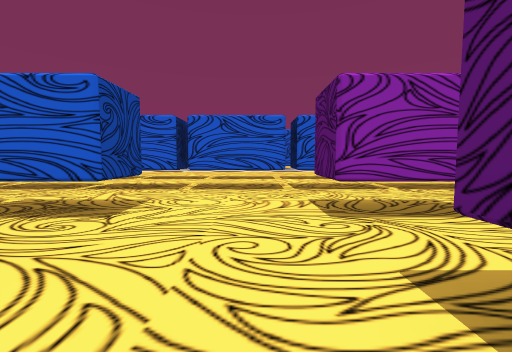
view 1 (above)

17 first-person views from a walk through a Unity game level. The camera is 0.38 m above the floor, tilts 4° down and sees 90° across. The floor is counted in squares, 0.5 m on a side. Each view is taken from the middle of a square. On the plan, view 1 faces up. The plan holds only what a view shows up to about 9 squares ahead; the rest is blank. The place goes on beyond the plan.

view 2
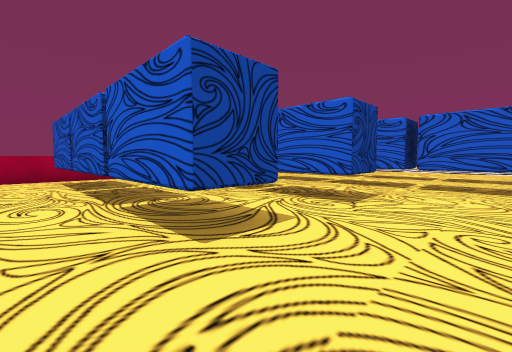

view 3
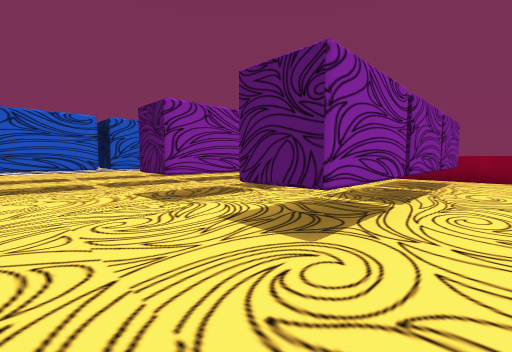

view 4
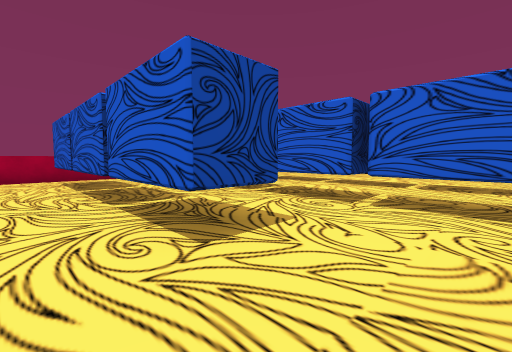

view 5
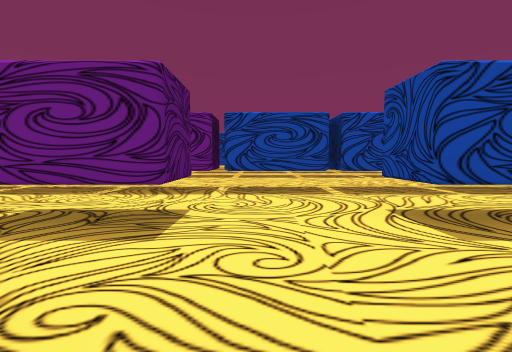

view 6
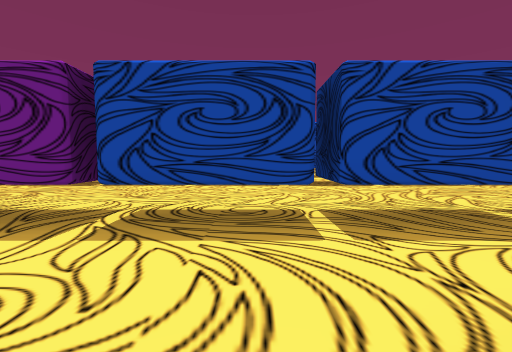

view 7
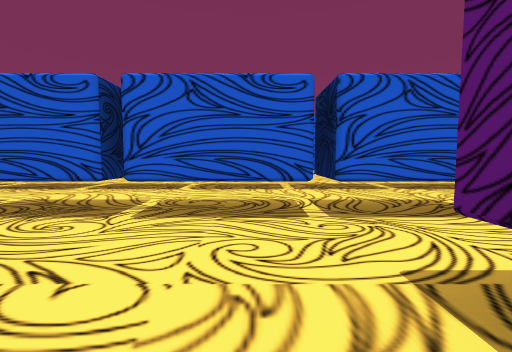

view 8
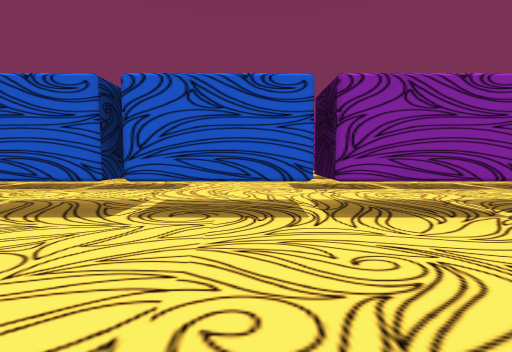

view 9
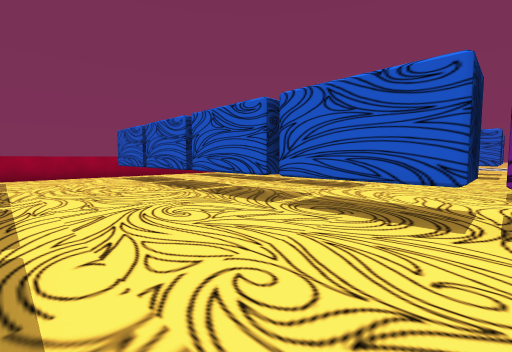

view 10
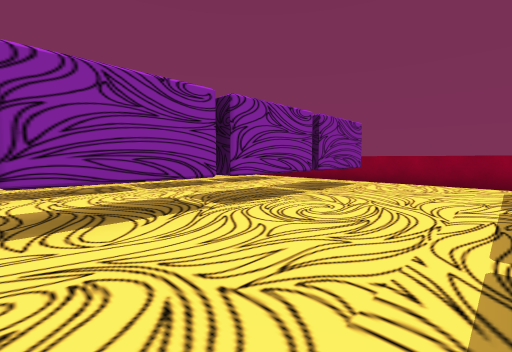

view 11
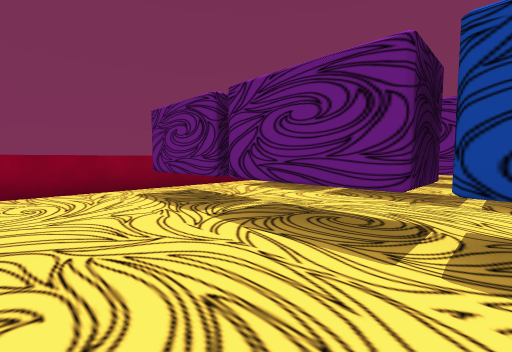

view 12
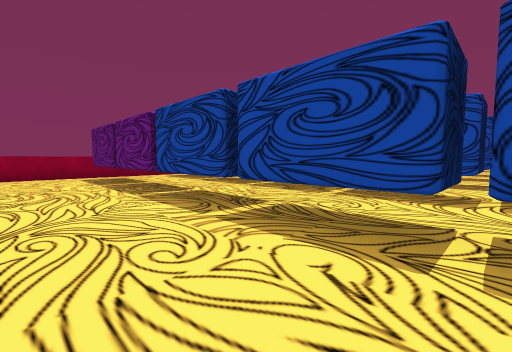

view 13
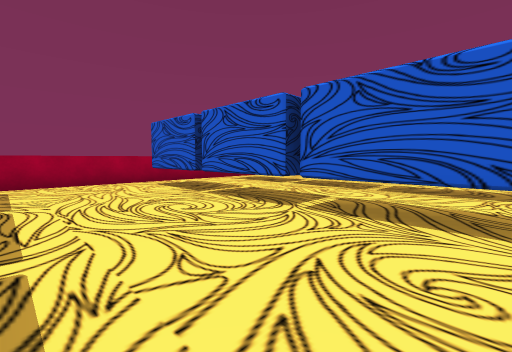

view 14
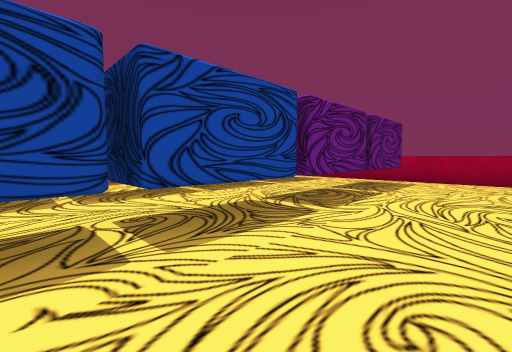

view 15
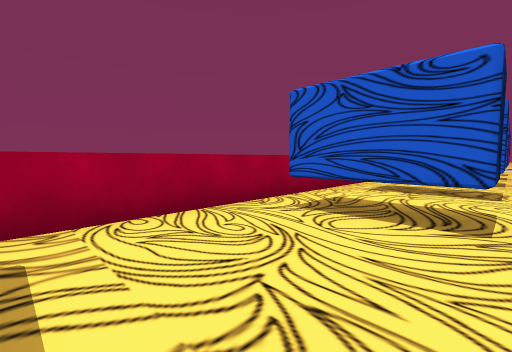

view 16
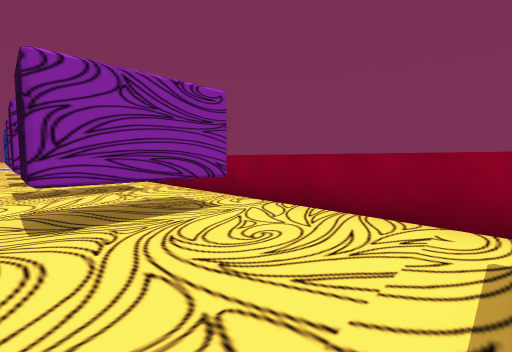

view 17
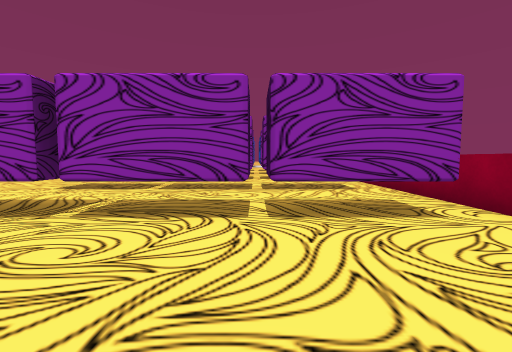

### Floor plan
Key: @ floor where view 1 was taken; # wall or solid block; . floor; T thing the floor can be seen under or through.
Columns run from 11 left of view 1 to 10 right of it. Each row starts with its distance up from view 1.
 13          ...
 12         ....
 11       .........
 10
  9          T  T
  8     ..............
  7     T    T  T    ##
  6     .  TTTTTTTT  .#
  5  ..............  .
  4 #. ###   #..T    ##
  3 #.##.#####..TTT  .#
  2 #....................
  1 #.  T   TT..TTT  T  .#
  0 #.TT.TTTTT.@TTTTT.TT.#
 -1 #....................#
 -2 #.  T TTTTTTTTTT T  .#
 -3 #.TT.TTTTTTTTTTTT.TT.#
 -4 #....................#
 -5 #....................#
 -6 #....................#
 -7 #.TTTTTTTTTTTTTTTTTT.#
 -8  ....................#

Where each view was taken, in squares from view 1:
view 1: 0 up, 0 right, facing up
view 2: 1 down, 0 right, facing up-left
view 3: 1 down, 1 left, facing up-right
view 4: 2 up, 0 right, facing up-left
view 5: 4 up, 0 right, facing down
view 6: 1 up, 1 left, facing down
view 7: 3 up, 0 right, facing up
view 8: 6 down, 0 right, facing up
view 9: 6 down, 1 right, facing up-left
view 10: 6 down, 1 right, facing up-right
view 11: 4 down, 3 right, facing down-right
view 12: 4 down, 2 left, facing down-right
view 13: 6 down, 2 left, facing up-left
view 14: 4 down, 1 left, facing down-left
view 15: 6 down, 7 left, facing up-left
view 16: 6 down, 6 right, facing up-right
view 17: 6 down, 6 right, facing up
